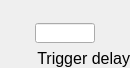
        <widget class="PyDMFrame" name="composite">
          <property name="geometry">
            <rect>
              <x>455</x>
              <y>370</y>
              <width>130</width>
              <height>68</height>
            </rect>
          </property>
          <property name="sizePolicy">
            <sizepolicy hsizetype="Ignored" vsizetype="Ignored">
              <horstretch>0</horstretch>
              <verstretch>0</verstretch>
            </sizepolicy>
          </property>
          <layout class="QGridLayout" name="gridLayout_1" columnstretch="35,60,1,34" rowstretch="18,5,20,5,20">
            <property name="leftMargin">
              <number>0</number>
            </property>
            <property name="topMargin">
              <number>0</number>
            </property>
            <property name="rightMargin">
              <number>0</number>
            </property>
            <property name="bottomMargin">
              <number>0</number>
            </property>
            <property name="horizontalSpacing">
              <number>0</number>
            </property>
            <property name="verticalSpacing">
              <number>0</number>
            </property>
            <item row="2" column="1">
              <widget class="PyDMLineEdit" name="text_entry_2">
                <property name="geometry">
                  <rect>
                    <x>35</x>
                    <y>23</y>
                    <width>60</width>
                    <height>20</height>
                  </rect>
                </property>
                <property name="sizePolicy">
                  <sizepolicy hsizetype="Ignored" vsizetype="Ignored">
                    <horstretch>0</horstretch>
                    <verstretch>0</verstretch>
                  </sizepolicy>
                </property>
                <property name="channel" stdset="0">
                  <string>ca://${P}${R}TriggerDelay</string>
                </property>
                <property name="toolTip">
                  <string>${P}${R}TriggerDelay</string>
                </property>
                <property name="font">
                  <font>
                    <pointsize>12</pointsize>
                  </font>
                </property>
                <property name="styleSheet">
                  <string notr="true">PyDMLineEdit#text_entry_2 {
  color: rgb(0, 0, 0);
  background-color: rgb(115, 223, 255);
  border: 1px solid black;
  margin: 0px;
  padding: 0px;
  spacing: 0px;
  }</string>
                </property>
              </widget>
            </item>
            <item row="4" column="0" colspan="4">
              <widget class="QLabel" name="text_10">
                <property name="geometry">
                  <rect>
                    <x>0</x>
                    <y>48</y>
                    <width>130</width>
                    <height>20</height>
                  </rect>
                </property>
                <property name="sizePolicy">
                  <sizepolicy hsizetype="Ignored" vsizetype="Ignored">
                    <horstretch>0</horstretch>
                    <verstretch>0</verstretch>
                  </sizepolicy>
                </property>
                <property name="text">
                  <string>Trigger delay</string>
                </property>
                <property name="font">
                  <font>
                    <pointsize>12</pointsize>
                  </font>
                </property>
                <property name="brush" stdset="0">
                  <brush brushstyle="SolidPattern">
                    <color alpha="255">
                      <red>0</red>
                      <green>0</green>
                      <blue>0</blue>
                    </color>
                  </brush>
                </property>
                <property name="toolTip">
                  <string>text_10</string>
                </property>
                <property name="alignment">
                  <set>Qt::AlignRight|Qt::AlignTrailing|Qt::AlignVCenter</set>
                </property>
                <property name="styleSheet">
                  <string notr="true">QLabel#text_10 {
  color: rgb(0, 0, 0);
  }</string>
                </property>
              </widget>
            </item>
            <item row="0" column="1" colspan="2">
              <widget class="PyDMLabel" name="text_update_9">
                <property name="geometry">
                  <rect>
                    <x>35</x>
                    <y>0</y>
                    <width>61</width>
                    <height>18</height>
                  </rect>
                </property>
                <property name="sizePolicy">
                  <sizepolicy hsizetype="Ignored" vsizetype="Ignored">
                    <horstretch>0</horstretch>
                    <verstretch>0</verstretch>
                  </sizepolicy>
                </property>
                <property name="toolTip">
                  <string>PV: ${P}${R}TriggerDelay_RBV</string>
                </property>
                <property name="channel" stdset="0">
                  <string>ca://${P}${R}TriggerDelay_RBV</string>
                </property>
                <property name="font">
                  <font>
                    <pointsize>10</pointsize>
                  </font>
                </property>
                <property name="alignment">
                  <set>Qt::AlignCenter</set>
                </property>
                <property name="textInteractionFlags">
                  <set>Qt::TextSelectableByKeyboard|Qt::TextSelectableByMouse</set>
                </property>
                <property name="styleSheet">
                  <string notr="true">PyDMLabel#text_update_9 {
  color: rgb(10, 0, 184);
  background-color: rgb(187, 187, 187);
  }</string>
                </property>
              </widget>
            </item>
          </layout>
        </widget>
